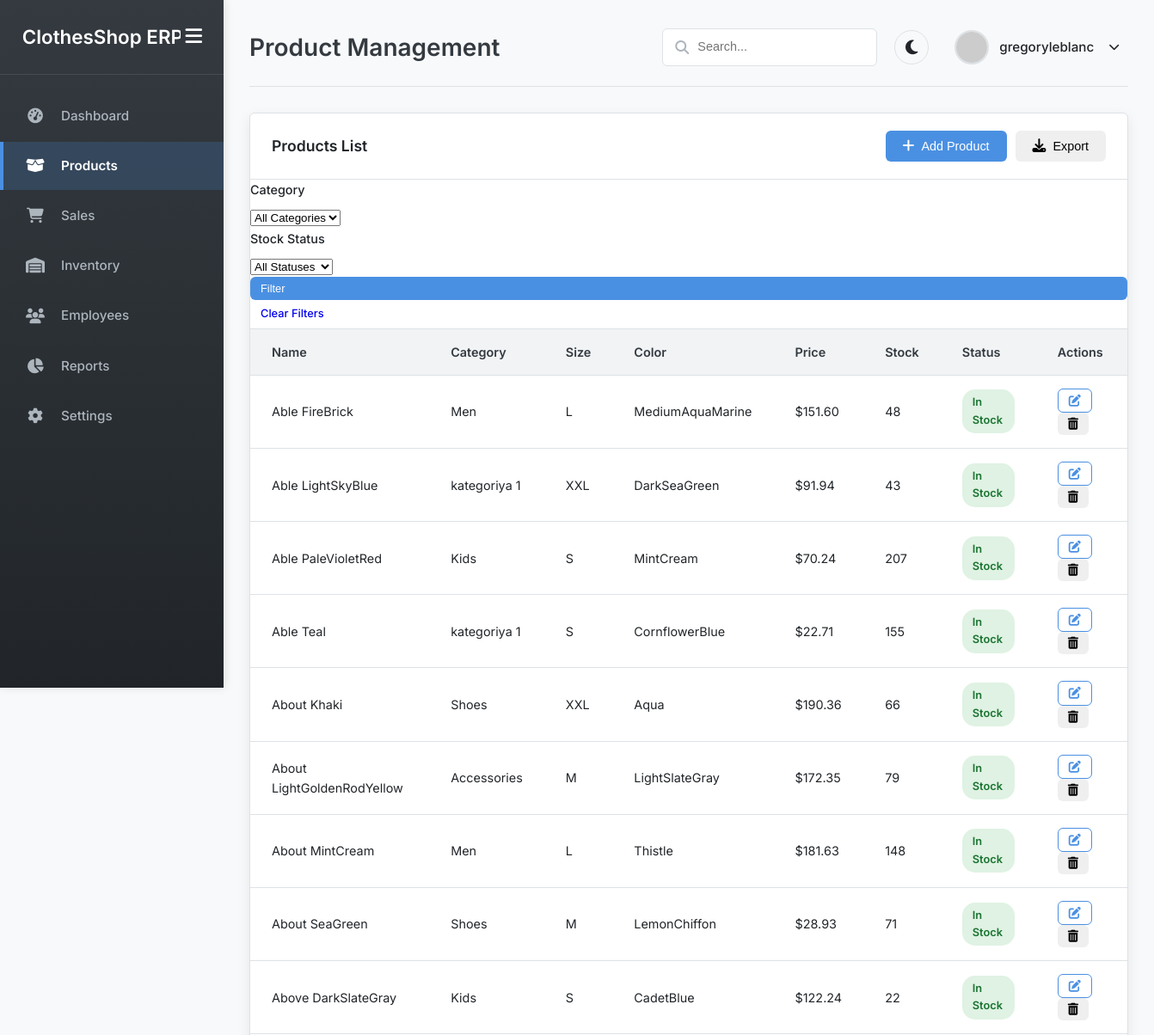
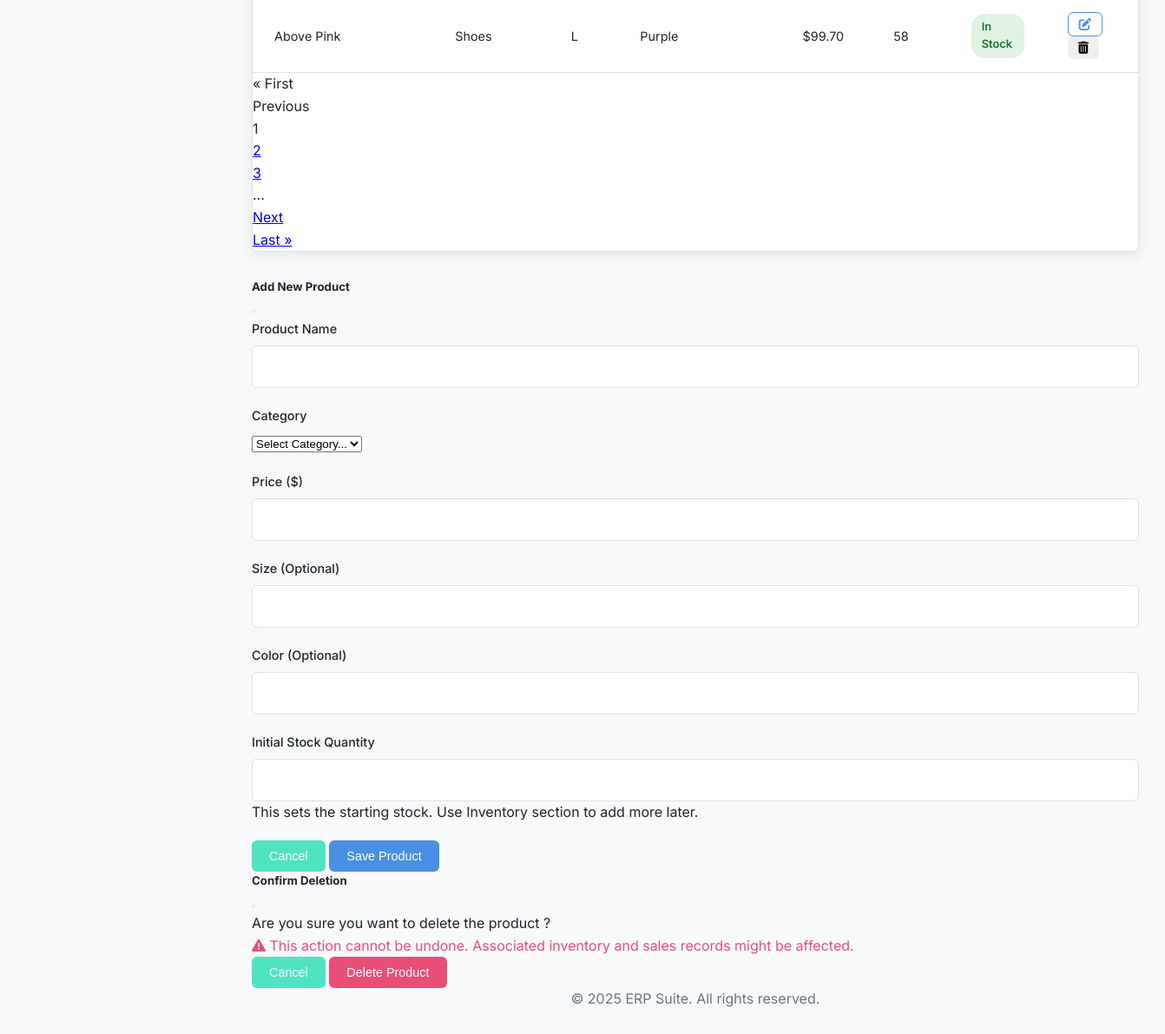
The page /products/ (signed in) on the database its author committed (2 pictures, top to bottom).
### main/models.py (models this page shows, shortened)
class Product(models.Model):
    name = models.CharField(max_length=100)
    category = models.ForeignKey(Category, on_delete=models.CASCADE)
    size = models.CharField(max_length=20, blank=True, null=True)
    color = models.CharField(max_length=50, blank=True, null=True)
    price = models.DecimalField(max_digits=10, decimal_places=2)
    stock_quantity = models.IntegerField(default=0)
    created_at = models.DateTimeField(auto_now_add=True)
    updated_at = models.DateTimeField(auto_now=True)

class Category(models.Model):
    name = models.CharField(max_length=100)
    class Meta:
        verbose_name_plural = "Categories"

### main/views.py (the view, shortened to what this page needs)
@login_required
def products(request):
    category_id = request.GET.get('category')
    stock_status = request.GET.get('stock')
    products_list = Product.objects.select_related('category').all()
    if category_id:
        products_list = products_list.filter(category_id=category_id)
    paginator = Paginator(products_list.order_by('name'), 10)
    page = request.GET.get('page', 1)
    products = paginator.get_page(page)
    categories = Category.objects.all()
    context = {
        'products': products,
        'categories': categories,
    }
    return render(request, 'main/products.html', context)

### main/templates/main/products.html (shortened to what this page needs)
{% extends 'main/base.html' %}
{% load static %}
{% block header_title %}Product Management{% endblock %}
{% block content %}
<div class="table-container">
    <div class="table-header">
        <h3 class="table-title">Products List</h3>
        <div class="table-actions">
            <button class="btn btn-primary" data-bs-toggle="modal" data-bs-target="#addProductModal"><i class="fas fa-plus"></i> Add Product</button>
            <button class="btn btn-outline-secondary" id="exportProductsBtn"><i class="fas fa-download"></i> Export</button>
        </div>
    </div>
    <div class="p-3 border-bottom mb-3">
        <form id="filterForm" method="get" action="{% url 'products' %}">
            <div class="row g-2 align-items-end">
                <div class="col-md-4">
                    <label for="categoryFilter" class="form-label form-label-sm">Category</label>
                    <select class="form-select form-select-sm" id="categoryFilter" name="category">
                        <option value="">All Categories</option>
                    </select>
                </div>
                <div class="col-md-4">
                    <label for="stockFilter" class="form-label form-label-sm">Stock Status</label>
                    <select class="form-select form-select-sm" id="stockFilter" name="stock">
                        <option value="">All Statuses</option>
                    </select>
                </div>
                <div class="col-md-2">
                    <button type="submit" class="btn btn-sm btn-primary w-100">Filter</button>
                </div>
                <div class="col-md-2 text-end">
                    <a href="{% url 'products' %}" class="btn btn-sm btn-outline-secondary">Clear Filters</a>
                </div>
            </div>
        </form>
    </div>
    <div class="table-responsive">
        <table class="table table-hover align-middle">
            <thead>
                <tr>
                    <th>Name</th>
                    <th>Category</th>
                    <th>Size</th>
                    <th>Color</th>
                    <th>Price</th>
                    <th>Stock</th>
                    <th>Status</th>
                    <th>Actions</th>
                </tr>
            </thead>
            <tbody>
                {% for product in products %}
                <tr>
                    <td>{{ product.name }}</td>
                    <td>{{ product.category.name }}</td>
                    <td>{{ product.size|default:"N/A" }}</td>
                    <td>{{ product.color|default:"N/A" }}</td>
                    <td>${{ product.price|floatformat:2 }}</td>
                    <td>{{ product.stock_quantity }}</td>
                    <td>
                        {% if product.stock_quantity == 0 %}
                        <span class="status status-danger">Out of Stock</span>
                        {% elif product.stock_quantity < 10 %}
                        <span class="status status-warning">Low Stock</span>
                        {% else %}
                        <span class="status status-success">In Stock</span>
                        {% endif %}
                    </td>
                    <td>
                        <a href="{% url 'edit_product' product.id %}" class="btn btn-sm btn-outline-primary" title="Edit Product"><i class="fas fa-edit"></i></a>
                        <button type="button" class="btn btn-sm btn-outline-danger" data-bs-toggle="modal" data-bs-target="#deleteProductModal" data-product-id="{{ product.id }}" data-product-name="{{ product.name }}" title="Delete Product">
                            <i class="fas fa-trash-alt"></i>
                        </button>
                    </td>
                </tr>
                {% empty %}
                <tr>
                    <td colspan="8" class="text-center text-muted py-4">No products found matching your filters.</td>
                </tr>
                {% endfor %}
            </tbody>
        </table>
    </div>
    {% if products.has_other_pages %}
    <div class="d-flex justify-content-center p-3 border-top">
        <nav aria-label="Product pagination">
            <ul class="pagination pagination-sm mb-0">
                {% if products.has_previous %}
                    <li class="page-item"><a class="page-link" href="?page=1{{ request.GET.urlencode|cut:'page=' }}">&laquo; First</a></li>
                    <li class="page-item"><a class="page-link" href="?page={{ products.previous_page_number }}{{ request.GET.urlencode|cut:'page=' }}">Previous</a></li>
                {% else %}
                    <li class="page-item disabled"><span class="page-link">&laquo; First</span></li>
                    <li class="page-item disabled"><span class="page-link">Previous</span></li>
                {% endif %}
                {% for i in products.paginator.page_range %}
                    {% if products.number == i %}
                        <li class="page-item active" aria-current="page"><span class="page-link">{{ i }}</span></li>
                    {% elif i > products.number|add:'-3' and i < products.number|add:'3' %}
                        <li class="page-item"><a class="page-link" href="?page={{ i }}{{ request.GET.urlencode|cut:'page=' }}">{{ i }}</a></li>
                    {% elif i == products.number|add:'-3' or i == products.number|add:'3' %}
                         <li class="page-item disabled"><span class="page-link">...</span></li>
                    {% endif %}
                {% endfor %}
                {% if products.has_next %}
                    <li class="page-item"><a class="page-link" href="?page={{ products.next_page_number }}{{ request.GET.urlencode|cut:'page=' }}">Next</a></li>
                    <li class="page-item"><a class="page-link" href="?page={{ products.paginator.num_pages }}{{ request.GET.urlencode|cut:'page=' }}">Last &raquo;</a></li>
                {% else %}
                    <li class="page-item disabled"><span class="page-link">Next</span></li>
                    <li class="page-item disabled"><span class="page-link">Last &raquo;</span></li>
                {% endif %}
            </ul>
        </nav>
    </div>
    {% endif %}
</div>
<div class="modal fade" id="addProductModal" tabindex="-1" aria-labelledby="addProductModalLabel" aria-hidden="true">
    <div class="modal-dialog modal-lg">
        <div class="modal-content">
            <form id="addProductForm" method="post" action="{% url 'add_product' %}">
                <div class="modal-header">
                    <h5 class="modal-title" id="addProductModalLabel">Add New Product</h5>
                    <button type="button" class="btn-close" data-bs-dismiss="modal" aria-label="Close"></button>
                </div>
                <div class="modal-body">
                    <div class="row g-3">
                        <div class="col-md-12 form-group">
                            <label for="addName" class="form-label">Product Name</label>
                            <input type="text" id="addName" name="name" class="form-control" required>
                        </div>
                        <div class="col-md-6 form-group">
                            <label for="addCategory" class="form-label">Category</label>
                            <select id="addCategory" name="category" class="form-select" required>
                                <option value="" selected disabled>Select Category...</option>
                            </select>
                        </div>
                        <div class="col-md-6 form-group">
                            <label for="addPrice" class="form-label">Price ($)</label>
                            <input type="number" id="addPrice" name="price" step="0.01" min="0" class="form-control" required>
                        </div>
                        <div class="col-md-6 form-group">
                            <label for="addSize" class="form-label">Size (Optional)</label>
                            <input type="text" id="addSize" name="size" class="form-control">
                        </div>
                        <div class="col-md-6 form-group">
                            <label for="addColor" class="form-label">Color (Optional)</label>
                            <input type="text" id="addColor" name="color" class="form-control">
                        </div>
                        <div class="col-md-6 form-group">
                            <label for="addStock" class="form-label">Initial Stock Quantity</label>
                            <input type="number" id="addStock" name="stock_quantity" min="0" class="form-control" required>
                            <div class="form-text">This sets the starting stock. Use Inventory section to add more later.</div>
                        </div>
                    </div>
                </div>
                <div class="modal-footer">
                    <button type="button" class="btn btn-secondary" data-bs-dismiss="modal">Cancel</button>
                    <button type="submit" class="btn btn-primary">Save Product</button>
                </div>
            </form>
        </div>
    </div>
</div>
<div class="modal fade" id="deleteProductModal" tabindex="-1" aria-labelledby="deleteProductModalLabel" aria-hidden="true">
    <div class="modal-dialog">
        <div class="modal-content">
            <form id="deleteProductForm" method="post" action="">
                <div class="modal-header">
                    <h5 class="modal-title" id="deleteProductModalLabel">Confirm Deletion</h5>
                    <button type="button" class="btn-close" data-bs-dismiss="modal" aria-label="Close"></button>
                </div>
                <div class="modal-body">
                    <p>Are you sure you want to delete the product <strong id="productNameToDelete"></strong>?</p>
                    <p class="text-danger"><i class="fas fa-exclamation-triangle me-1"></i> This action cannot be undone. Associated inventory and sales records might be affected.</p>
                </div>
                <div class="modal-footer">
                    <button type="button" class="btn btn-secondary" data-bs-dismiss="modal">Cancel</button>
                    <button type="submit" class="btn btn-danger">Delete Product</button>
                </div>
            </form>
        </div>
    </div>
</div>
{% endblock %}

### main/templates/main/base.html (shortened to what this page needs)
{% load static %}
<!DOCTYPE html>
<html lang="en">
<head>
    <link rel="stylesheet" href="https://cdnjs.cloudflare.com/ajax/libs/font-awesome/6.4.0/css/all.min.css" />
    <link rel="stylesheet" href="{% static 'main/css/style.css' %}" />
</head>
<body>
    <div class="wrapper">
        <nav class="sidebar" id="sidebar">
            <div class="sidebar-header">
                <h3> ClothesShop ERP</h3>
                <button class="sidebar-toggle" id="sidebarToggle" title="Toggle Sidebar">
                    <i class="fas fa-bars"></i>
                </button>
            </div>
            <div class="sidebar-menu">
                <ul>
                    <li><a href="{% url 'dashboard' %}" class=""><span class="icon"><i class="fas fa-tachometer-alt fa-fw"></i></span><span class="menu-text">Dashboard</span></a></li>
                    <li><a href="{% url 'products' %}" class="{% if request.resolver_match.url_name == 'products' or request.resolver_match.url_name == 'edit_product' %}active{% endif %}"><span class="icon"><i class="fas fa-box-open fa-fw"></i></span><span class="menu-text">Products</span></a></li>
                    <li><a href="{% url 'sales' %}" class=""><span class="icon"><i class="fas fa-shopping-cart fa-fw"></i></span><span class="menu-text">Sales</span></a></li>
                    <li><a href="{% url 'inventory' %}" class=""><span class="icon"><i class="fas fa-warehouse fa-fw"></i></span><span class="menu-text">Inventory</span></a></li>
                    <li><a href="{% url 'employees' %}" class=""><span class="icon"><i class="fas fa-users fa-fw"></i></span><span class="menu-text">Employees</span></a></li>
                    <li><a href="{% url 'reports' %}" class=""><span class="icon"><i class="fas fa-chart-pie fa-fw"></i></span><span class="menu-text">Reports</span></a></li>
                    <li><a href="{% url 'settings' %}" class=""><span class="icon"><i class="fas fa-cog fa-fw"></i></span><span class="menu-text">Settings</span></a></li>
                </ul>
            </div>
        </nav>
        <div class="main-content" id="mainContent">
            <header class="header">
                <h1>{% block header_title %}Page Title{% endblock %}</h1>
                <div class="header-actions">
                    <div class="search-box">
                        <i class="fas fa-search"></i>
                        <input type="text" placeholder="Search..." id="searchInput" class="form-control" />
                    </div>
                    <button class="theme-toggle" id="themeToggle" title="Toggle Theme">
                        <i class="fas fa-moon"></i>
                    </button>
                    <div class="user-profile-dropdown">
                        <div class="user-profile" id="userProfileTrigger" tabindex="0">
                            <img src="https://ui-avatars.com/api/?name={{ request.user.username|default:'A' }}&background=random&color=fff&size=40" alt="User Avatar" />
                            <span>{{ request.user.username|default:'Admin User' }}</span>
                            <i class="fas fa-chevron-down dropdown-arrow"></i>
                        </div>
                    </div>
                </div>
            </header>
            <main class="content-area">
                {% block content %}{% endblock %}
            </main>
            <footer class="footer mt-auto py-3 bg-light">
              <div class="container text-center">
                <span class="text-muted">© {% now "Y" %} ERP Suite. All rights reserved.</span>
              </div>
            </footer>
        </div>
    </div>
</body>
</html>

### rows shown on the page
Product: name "Able FireBrick", category.name "Men", size "L", color "MediumAquaMarine", price "151.60", stock_quantity "48", shows "In Stock"
Product: name "Able LightSkyBlue", category.name "kategoriya 1", size "XXL", color "DarkSeaGreen", price "91.94", stock_quantity "43", shows "In Stock"
Product: name "Able PaleVioletRed", category.name "Kids", size "S", color "MintCream", price "70.24", stock_quantity "207", shows "In Stock"
Product: name "Able Teal", category.name "kategoriya 1", size "S", color "CornflowerBlue", price "22.71", stock_quantity "155", shows "In Stock"
Product: name "About Khaki", category.name "Shoes", size "XXL", color "Aqua", price "190.36", stock_quantity "66", shows "In Stock"
Product: name "About LightGoldenRodYellow", category.name "Accessories", size "M", color "LightSlateGray", price "172.35", stock_quantity "79", shows "In Stock"
Product: name "About MintCream", category.name "Men", size "L", color "Thistle", price "181.63", stock_quantity "148", shows "In Stock"
Product: name "About SeaGreen", category.name "Shoes", size "M", color "LemonChiffon", price "28.93", stock_quantity "71", shows "In Stock"
Product: name "Above DarkSlateGray", category.name "Kids", size "S", color "CadetBlue", price "122.24", stock_quantity "22", shows "In Stock"
Product: name "Above Pink", category.name "Shoes", size "L", color "Purple", price "99.70", stock_quantity "58", shows "In Stock"

### other values the page prints
{{ request.user.username|default:'Admin User' }} "gregoryleblanc"
{{ i }} "1"
{{ i }} "2" "3"
